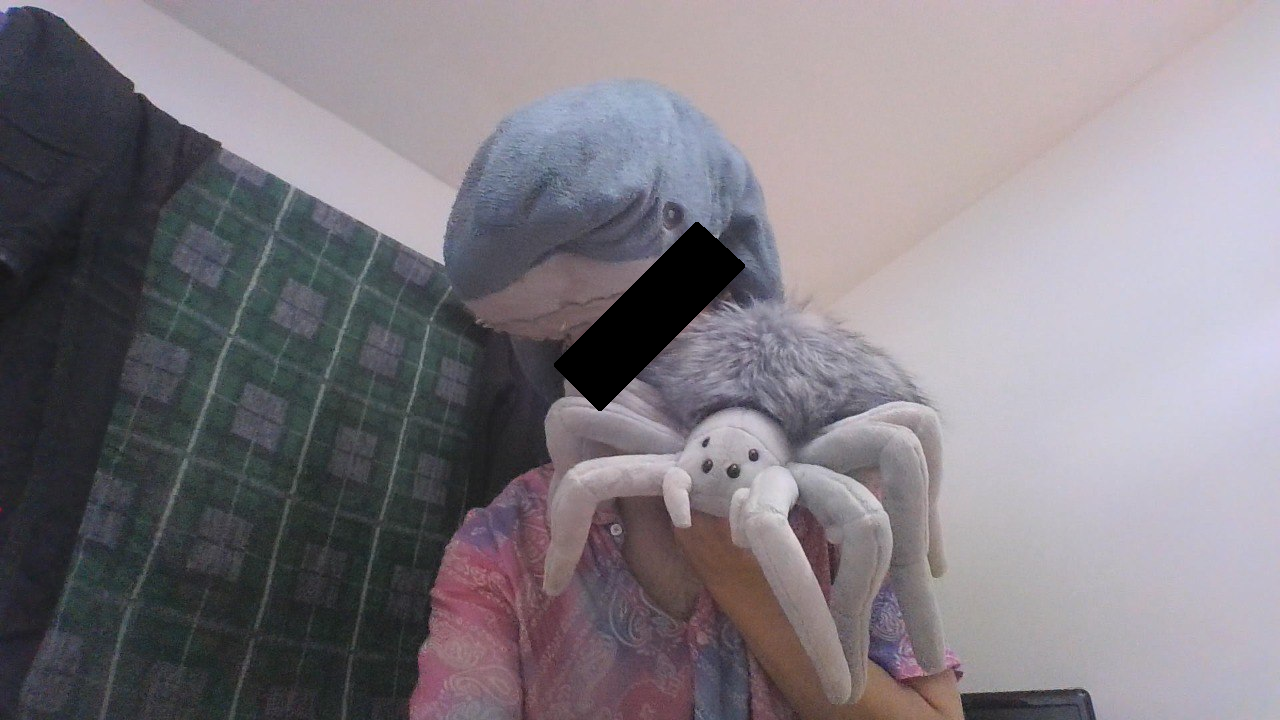
#> input picture test.png, 1280 x 720 px
$ python main.py
#> lines starting #> are read from the running program, lines starting #| are printed output that depends on the picture
#!/usr/bin/python
"""
Module img_to_wav.main

This module contains the main functionality for generating WAV files
from images using the SpectrogramGenerator class.
"""

import argparse
import wave
from array import array

import matplotlib.image as mpimg
import numpy as np


class SpectrogramGeneration:
    """
    Generates spectrogram from given image.
    """

    def __init__(self, image_filename: str):
        """
        Initializes a SpectrogramGenerator object.

        :param image_filename: filename of the image to generate the
            spectrogram from.
        """
#> called with image_filename = 'test.png'
        self.image = mpimg.imread(image_filename)
#> self.image is the input picture: shape (720, 1280, 4) float32; mean R, G, B, A 0.506, 0.485, 0.511, 1

    def preprocess_image(self) -> np.ndarray:
        """
        Preprocesses the image by:
            * converting it to grayscale,
            * flipping it vertically,
            * raising its power to the third.

        :rtype np.ndarray: A numpy array representing the preprocessed image.
        """
        self.image = np.sum(self.image, axis=2).T[:, ::-1]
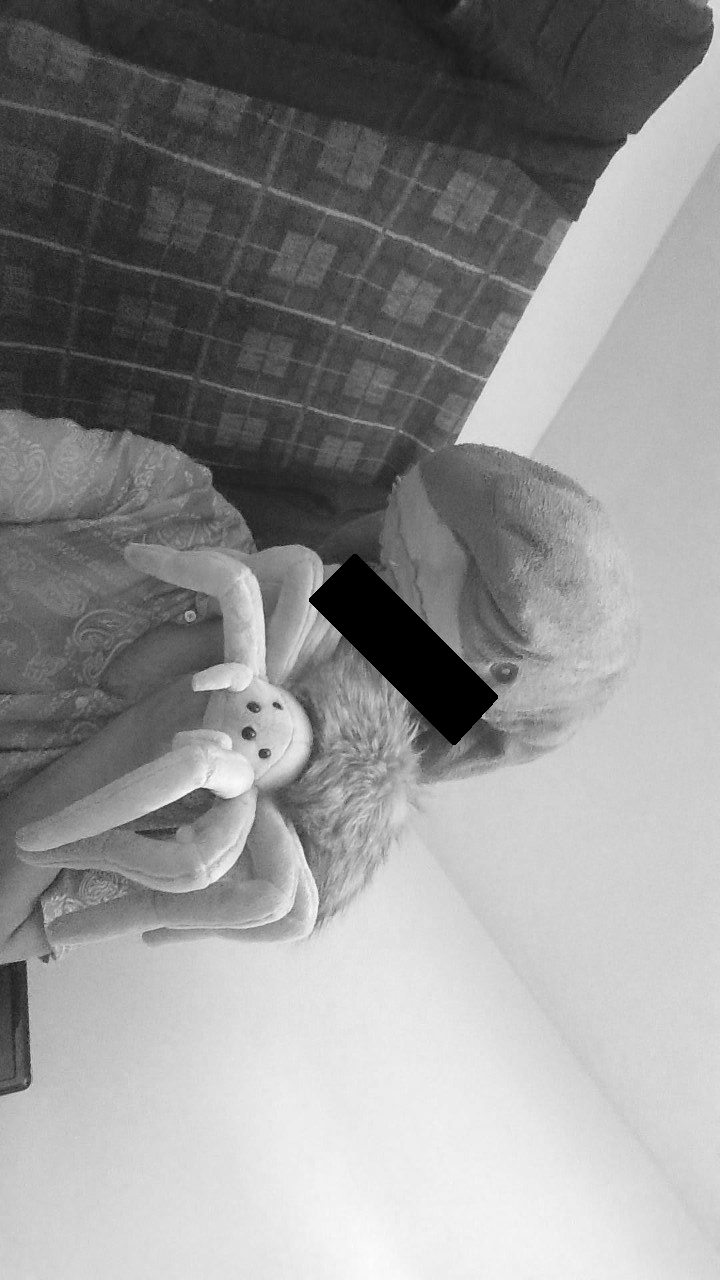
#> self.image: shape (1280, 720) float32; min 1, max 3.65, mean 2.5; drawn with min black and max white
        self.image = self.image**3
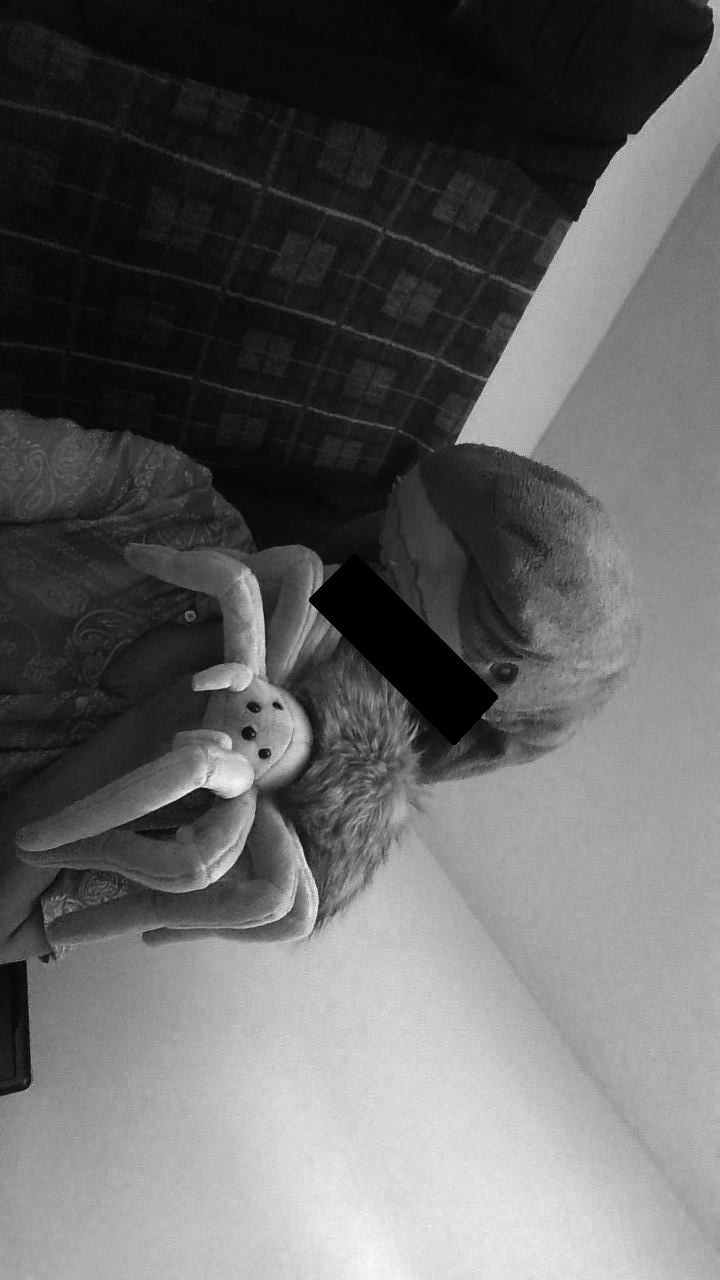
#> self.image: shape (1280, 720) float32; min 1, max 48.82, mean 19.6; drawn with min black and max white
        return self.image

    def generate_spectrogram(self) -> np.ndarray:
        """
        Converts the preprocessed image into an array of complex numbers,
        which is then inverse Fourier transformed to generate the spectrogram.

        :rtype: np.ndarray
        """
        width, height = self.image.shape
#> width = 1280; height = 720
        audio_data = np.fft.irfft(a=self.image, n=height * 2, axis=1).reshape(
            width * height * 2
        )
        return audio_data

    @staticmethod
    def normalize_audio(audio_data: np.ndarray) -> bytes:
        """
        Normalizes generated audio data by:
            * calculating the average of the audio data,
            * multiplication of the audio data by a scaling factor to adjust
                its amplitude,
            * conversion of the audio data to a byte array using the
                array() function.

        :param np.ndarray audio_data: generated spectrogram.
        :rtype bytes: Normalized audio data.
        """
        audio_data -= np.average(audio_data)
        audio_data *= (2**15 - 1.0) / np.amax(a=audio_data)
        return array("h", np.int_(audio_data)).tobytes()


class WAVWriter:
    """
    Write  spectrogram to .wav file.
    """

    def __init__(self, output_filename: str, audio_data: bytes):
        """
        Initializes a WAVWriter object.

        :param str output_filename: The filename of the .wav file to generate
            the spectrogram to.
        :param bytes audio_data: normalized audio data.
        """
        self.output_filename: str = output_filename
        self.audio_data: bytes = audio_data

    def write_wav(self):
        """
        Writes an audio file in WAV format.

        :rtype: .wav
        """
        # pylint: disable=E1101
        with wave.open(f=self.output_filename, mode="w") as output_file:
            output_file.setparams(
                params=(1, 2, 44100, 0, "NONE", "not compressed")
            )
            output_file.writeframes(data=self.audio_data)
        # pylint: enable=E1101


def main():
    """
    Parses command-line arguments, processes an image to generate
    a spectrogram, and saves the result as a WAV file.

    Command-line arguments:
        * `input_image`: Optional argument specifying the path to the
            input image file. Default 'test.png'.
        * `output_wav`: Optional argument specifying the path to the
            output WAV file. Default 'result.wav'.
    """
    parser = argparse.ArgumentParser(
        description="Generate a WAV file from an image by converting "
                    "the image into a spectrogram."
    )
    parser.add_argument(
        "input_image",
        nargs="?",
        default="test.png",
        help="The input image file to be converted into a WAV file. "
             "Default is 'test.png'.",
    )
    parser.add_argument(
        "output_wav",
        nargs="?",
        default="result.wav",
        help="The output WAV file to save the generated audio. "
             "Default is 'result.wav'.",
    )

    args = parser.parse_args()

    spectrogram_generator = SpectrogramGeneration(
        image_filename=args.input_image
    )

    spectrogram_generator.preprocess_image()
    spectrogram = spectrogram_generator.generate_spectrogram()
    normalized_audio_data = spectrogram_generator.normalize_audio(
        audio_data=spectrogram
    )
    WAVWriter(
        output_filename=args.output_wav,
        audio_data=normalized_audio_data
    ).write_wav()


if __name__ == "__main__":
    main()
